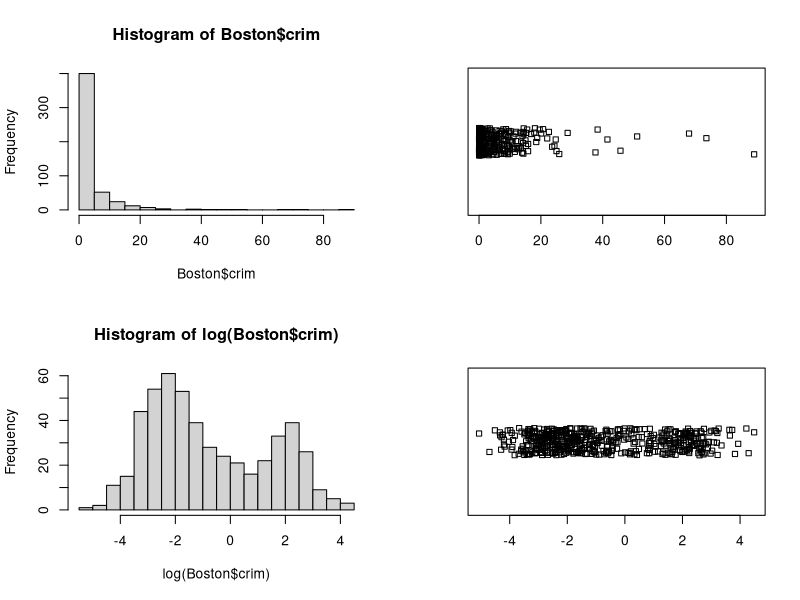

Write the R code that produced this figure.
library(MASS)

# Data from 506 Boston Neighborhoods
# Boston$crim per capita crime rate
summary(Boston$crim) 
#    Min.  1st Qu.   Median     Mean  3rd Qu.     Max. 
#0.00632  0.08204  0.25651  3.61352  3.67708 88.97620 
par(mfcol = c(2,2))
hist(Boston$crim,30) 
hist(log(Boston$crim),30) 
stripchart(Boston$crim, method="jitter")
stripchart(log(Boston$crim), method="jitter")
